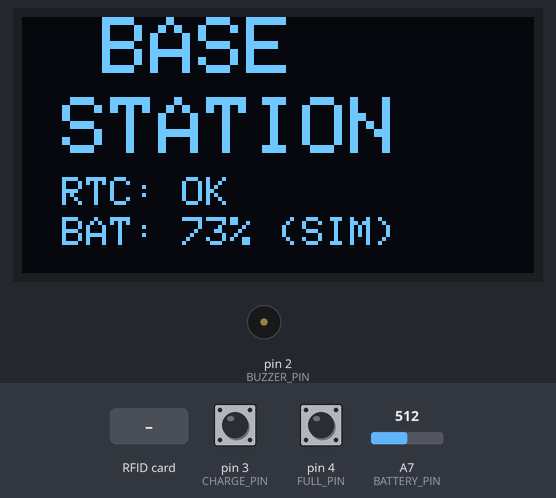
The sketch below on a simulated Arduino Nano, built with avr-gcc and run on an emulated ATmega328P. Shown: 128×64 one-colour display, buzzer (waves = sounding). The inputs (shaded band) are chosen by the test bench; at power-on: pin 3 (CHARGE_PIN) HIGH, pin 4 (FULL_PIN) HIGH, A7 (BATTERY_PIN) = 512. The local clock reads 2024-03-15 10:24:30 at power-on unless the sketch sets it; what the sketch prints to the serial monitor is not drawn.

Above: at 1.5 s.
1.6 s: RFID card 5E 7A 19 C4 held to the reader
At 1.92 s:
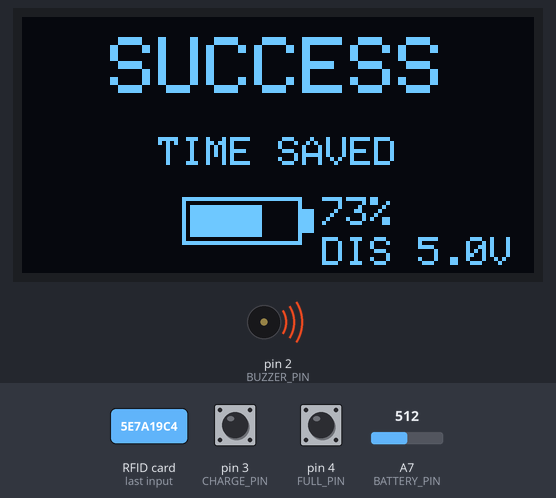
At 3.1 s:
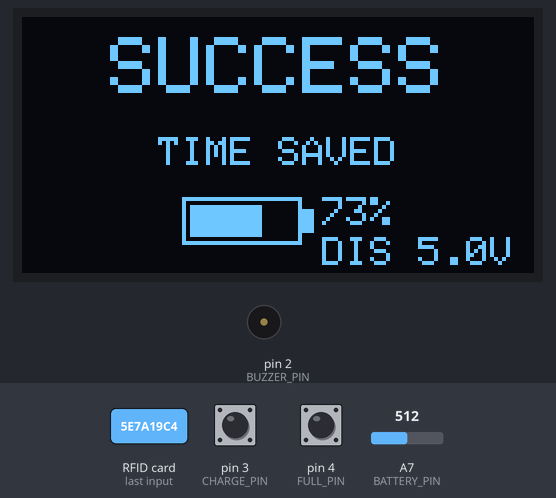
3.4 s: RFID card 5E 7A 19 C4 held to the reader
At 6.9 s:
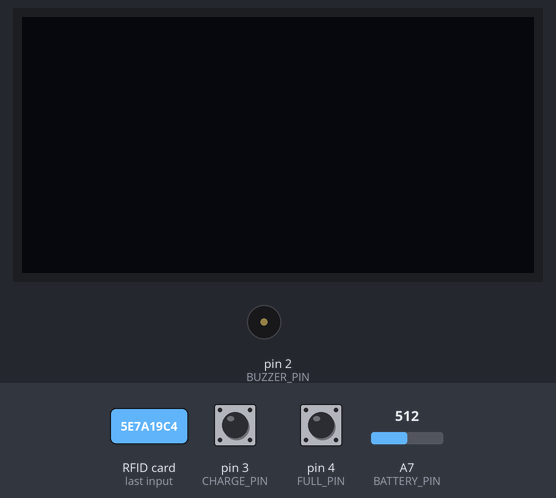
Timing chart, 0 to 8.4 s (numbered marks = the images above; inputs shaded):
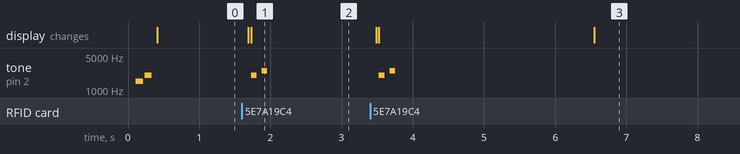

Measured:
- after the input at 1.6 s, tone on pin 2 (BUZZER_PIN): silent → 2000 Hz after 0.13 s, → silent 0.08 s later, → 2500 Hz 0.07 s later, → silent 0.08 s later; the display: first changes after 0.09 s (image 1 shows a later state)
- after the input at 3.4 s, tone on pin 2 (BUZZER_PIN): silent → 2000 Hz after 0.12 s, → silent 0.08 s later, → 2500 Hz 0.07 s later, → silent 0.08 s later; the display: first changes after 0.09 s (image 3 shows a later state)

The sketch:

base_station.ino
```cpp
#include <SPI.h>
#include <MFRC522.h>
#include <Wire.h>
#include <Adafruit_GFX.h>
#include <Adafruit_SSD1306.h>
#include <RTClib.h>

// Пины для Arduino Nano
#define RST_PIN 9
#define SS_PIN 10
#define BUZZER_PIN 2
#define BATTERY_PIN A7      // Пин для измерения напряжения аккумулятора
#define CHARGE_PIN 3        // Пин для определения статуса зарядки
#define FULL_PIN 4          // Пин для определения полной зарядки

// Объекты компонентов
MFRC522 mfrc522(SS_PIN, RST_PIN);
MFRC522::MIFARE_Key key;
RTC_DS3231 rtc;
Adafruit_SSD1306 display(128, 64, &Wire, -1);

struct Timestamp {
  uint32_t data;
  byte checksum;
};

// Переменные для управления
bool rtcAvailable = false;
unsigned long lastTagTime = 0;
unsigned long displayOffTime = 0;
const unsigned long TAG_COOLDOWN = 500;
const unsigned long DISPLAY_TIMEOUT = 3000;
bool displayOn = false;
bool tagProcessed = false;

// Переменные для имитации разряда батареи
float simulatedBatteryPercent = 73.0;  // Начинаем с 100%
unsigned long lastBatteryUpdate = 0;
const unsigned long BATTERY_UPDATE_INTERVAL = 3600000;  // 1 час в миллисекундах (1000*60*60)
const float BATTERY_DISCHARGE_RATE = 3.0;  // 2% в час

// Калибровка батареи
const float REF_VOLTAGE = 5.0;
const float R1 = 10000.0;
const float R2 = 10000.0;
const float VOLTAGE_DIVIDER = R2 / (R1 + R2);
const float MAX_BATTERY_VOLTAGE = 4.2;
const float MIN_BATTERY_VOLTAGE = 3.2;

void setup() {
  Serial.begin(115200);

  // Инициализация пина пищалки
  pinMode(BUZZER_PIN, OUTPUT);
  digitalWrite(BUZZER_PIN, LOW);

  // Настройка пина батареи
  pinMode(BATTERY_PIN, INPUT);

  // Настройка пинов статуса зарядки
  pinMode(CHARGE_PIN, INPUT_PULLUP);
  pinMode(FULL_PIN, INPUT_PULLUP);

  // Инициализация дисплея
  if(!display.begin(SSD1306_SWITCHCAPVCC, 0x3C)) {
    if(!display.begin(SSD1306_SWITCHCAPVCC, 0x3D)) {
      Serial.println(F("Display not found!"));
    }
  }

  display.clearDisplay();
  display.display();
  displayOn = false;

  // Инициализация RTC
  if(!rtc.begin()) {
    rtcAvailable = false;
  } else {
    rtcAvailable = true;
    if (rtc.lostPower()) {
      rtc.adjust(DateTime(F(__DATE__), F(__TIME__)));
    }
  }

  // Инициализация RFID
  SPI.begin();
  mfrc522.PCD_Init();
  delay(4);

  for (byte i = 0; i < 6; i++) {
    key.keyByte[i] = 0xFF;
  }

  // Тестовый звук при запуске
  playStartupSound();

  // Инициализация времени для батареи
  lastBatteryUpdate = millis();

  // Показываем стартовый экран на 2 секунды
  showStartupScreen();
  displayOn = true;
  displayOffTime = millis() + 4000;

  Serial.println(F("System ready"));
  Serial.println(F("Waiting for tags..."));
}

void loop() {
  // Обновляем состояние батареи (имитация разряда)
  updateBatterySimulation();

  // Проверяем, нужно ли выключить экран
  if (displayOn && millis() >= displayOffTime) {
    display.clearDisplay();
    display.display();
    displayOn = false;
  }

  // Проверяем таймаут между метками
  if (tagProcessed && (millis() - lastTagTime < TAG_COOLDOWN)) {
    delay(50);
    return;
  }
  tagProcessed = false;

  // Проверяем наличие метки
  if (!mfrc522.PICC_IsNewCardPresent()) {
    delay(50);
    return;
  }

  // Пытаемся прочитать метку
  if (!mfrc522.PICC_ReadCardSerial()) {
    delay(50);
    return;
  }

  // Метка обнаружена
  lastTagTime = millis();
  tagProcessed = true;

  // Включаем экран
  displayOn = true;
  displayOffTime = millis() + DISPLAY_TIMEOUT;

  showMessage("TAG DETECTED", "PROCESSING...");

  // Выводим UID метки
  Serial.print(F("UID:"));
  for (byte i = 0; i < mfrc522.uid.size; i++) {
    Serial.print(mfrc522.uid.uidByte[i] < 0x10 ? " 0" : " ");
    Serial.print(mfrc522.uid.uidByte[i], HEX);
  }
  Serial.println();

  // Получаем текущее время
  DateTime now;
  if (rtcAvailable) {
    now = rtc.now();
  } else {
    now = DateTime(F(__DATE__), F(__TIME__));
  }

  uint32_t timestamp = now.unixtime();

  // Выводим время в Serial
  Serial.print(F("Time: "));
  printDateTime(now);
  Serial.print(F(" (Unix: "));
  Serial.print(timestamp);
  Serial.println(')');

  // Пытаемся записать время на метку
  bool writeSuccess = false;

  // Проверяем тип карты
  MFRC522::PICC_Type piccType = mfrc522.PICC_GetType(mfrc522.uid.sak);
  if (piccType != MFRC522::PICC_TYPE_MIFARE_MINI &&
      piccType != MFRC522::PICC_TYPE_MIFARE_1K &&
      piccType != MFRC522::PICC_TYPE_MIFARE_4K) {
    Serial.println(F("❌ Unsupported card type!"));
    showMessage("ERROR", "UNSUPPORTED CARD");
    playErrorSound();
  } else {
    // Пытаемся записать
    writeSuccess = writeTimestamp(timestamp);
  }

  // Обработка результата
  if (writeSuccess) {
    Serial.println(F("✅ Time saved to tag"));
    showMessageWithBattery("SUCCESS", "TIME SAVED");
    playSuccessSound();
  } else {
    Serial.println(F("❌ Write error"));
    showMessage("ERROR", "WRITE FAILED");
    playErrorSound();
  }

  // Быстрое завершение работы с меткой
  mfrc522.PICC_HaltA();
  mfrc522.PCD_StopCrypto1();

  // Короткая пауза перед возвратом к ожиданию
  delay(200);
}

// Функция имитации разряда батареи
void updateBatterySimulation() {
  unsigned long currentTime = millis();

  // Проверяем, прошел ли час (3600000 мс)
  if (currentTime - lastBatteryUpdate >= BATTERY_UPDATE_INTERVAL) {
    // Уменьшаем заряд на 2%
    simulatedBatteryPercent -= BATTERY_DISCHARGE_RATE;

    // Не даем упасть ниже 0%
    if (simulatedBatteryPercent < 0) {
      simulatedBatteryPercent = 0;
    }

    // Обновляем время последнего изменения
    lastBatteryUpdate = currentTime;

    // Выводим информацию в Serial для отладки
    Serial.print(F("Battery update: "));
    Serial.print(simulatedBatteryPercent);
    Serial.println(F("%"));
  }
}

// Функция измерения напряжения аккумулятора
float readBatteryVoltage() {
  int sensorValue = analogRead(BATTERY_PIN);
  float voltage = sensorValue * (REF_VOLTAGE / 1023.0);
  voltage = voltage / VOLTAGE_DIVIDER;
  return voltage;
}

// Функция расчета уровня заряда в процентах (на основе напряжения)
int getRealBatteryPercent() {
  float voltage = readBatteryVoltage();

  if (voltage >= MAX_BATTERY_VOLTAGE) {
    return 100;
  } else if (voltage <= MIN_BATTERY_VOLTAGE) {
    return 0;
  }

  int percent = (voltage - MIN_BATTERY_VOLTAGE) * 100 / (MAX_BATTERY_VOLTAGE - MIN_BATTERY_VOLTAGE);
  return percent;
}

// Функция получения имитированного заряда батареи
int getSimulatedBatteryPercent() {
  return (int)simulatedBatteryPercent;
}

// Функция определения статуса зарядки
int getChargingStatus() {
  // 0 = не заряжается
  // 1 = идет зарядка
  // 2 = зарядка завершена

  if (digitalRead(FULL_PIN) == LOW) {
    return 2;
  }

  if (digitalRead(CHARGE_PIN) == LOW) {
    return 1;
  }

  return 0;
}

// Функция получения отображаемого процента батареи
int getDisplayBatteryPercent() {
  int chargingStatus = getChargingStatus();

  // Если идет зарядка или батарея полная, используем реальный процент
  if (chargingStatus == 1 || chargingStatus == 2) {
    return getRealBatteryPercent();
  }

  // В остальных случаях используем имитированный процент
  // Но не даем ему быть выше реального (для реалистичности)
  int realPercent = getRealBatteryPercent();
  int simulatedPercent = getSimulatedBatteryPercent();

  if (simulatedPercent < realPercent) {
    return simulatedPercent;
  } else {
    return realPercent;
  }
}

// Функция записи времени на метку
bool writeTimestamp(uint32_t timestamp) {
  byte blockAddr = 4;

  Timestamp newTs;
  newTs.data = timestamp;
  newTs.checksum = calculateChecksum(timestamp);

  return writeBlock(blockAddr, newTs);
}

Timestamp readBlock(byte blockAddr) {
  Timestamp result;
  result.data = 0xFFFFFFFF;

  MFRC522::StatusCode status;
  byte buffer[18];
  byte size = sizeof(buffer);

  status = mfrc522.PCD_Authenticate(
    MFRC522::PICC_CMD_MF_AUTH_KEY_A,
    blockAddr, &key, &(mfrc522.uid)
  );

  if (status != MFRC522::STATUS_OK) {
    return result;
  }

  status = mfrc522.MIFARE_Read(blockAddr, buffer, &size);
  if (status != MFRC522::STATUS_OK) {
    return result;
  }

  result.data = (uint32_t)buffer[0] << 24 |
                (uint32_t)buffer[1] << 16 |
                (uint32_t)buffer[2] << 8 |
                buffer[3];
  result.checksum = buffer[4];

  return result;
}

bool writeBlock(byte blockAddr, Timestamp ts) {
  MFRC522::StatusCode status;
  byte buffer[16] = {0};

  buffer[0] = (ts.data >> 24) & 0xFF;
  buffer[1] = (ts.data >> 16) & 0xFF;
  buffer[2] = (ts.data >> 8) & 0xFF;
  buffer[3] = ts.data & 0xFF;
  buffer[4] = ts.checksum;

  status = mfrc522.PCD_Authenticate(
    MFRC522::PICC_CMD_MF_AUTH_KEY_A,
    blockAddr, &key, &(mfrc522.uid)
  );

  if (status != MFRC522::STATUS_OK) {
    return false;
  }

  status = mfrc522.MIFARE_Write(blockAddr, buffer, 16);
  return status == MFRC522::STATUS_OK;
}

byte calculateChecksum(uint32_t data) {
  byte checksum = 0;
  for (byte i = 0; i < 4; i++) {
    checksum ^= (data >> (i * 8)) & 0xFF;
  }
  return checksum;
}

// Функция отображения двухстрочного сообщения
void showMessage(const char* line1, const char* line2) {
  if (!displayOn) {
    display.clearDisplay();
    display.display();
  }

  display.clearDisplay();
  display.setTextSize(2);
  display.setTextColor(SSD1306_WHITE);

  int16_t x1 = (128 - strlen(line1) * 12) / 2;
  if (x1 < 0) x1 = 0;
  display.setCursor(x1, 10);
  display.println(line1);

  display.setTextSize(1);
  int16_t x2 = (128 - strlen(line2) * 6) / 2;
  if (x2 < 0) x2 = 0;
  display.setCursor(x2, 40);
  display.println(line2);

  display.display();
}

// Функция отображения сообщения с индикатором батареи
void showMessageWithBattery(const char* line1, const char* line2) {
  if (!displayOn) {
    display.clearDisplay();
    display.display();
  }

  display.clearDisplay();
  display.setTextSize(2);
  display.setTextColor(SSD1306_WHITE);

  int16_t x1 = (128 - strlen(line1) * 12) / 2;
  if (x1 < 0) x1 = 0;
  display.setCursor(x1, 5);
  display.println(line1);

  display.setTextSize(1);
  int16_t x2 = (128 - strlen(line2) * 6) / 2;
  if (x2 < 0) x2 = 0;
  display.setCursor(x2, 30);
  display.println(line2);

  // Индикатор батареи и статус зарядки
  int displayPercent = getDisplayBatteryPercent();
  float voltage = readBatteryVoltage();
  int chargingStatus = getChargingStatus();

  // Рисуем иконку батареи
  drawBatteryIcon(40, 45, displayPercent, chargingStatus);

  // Текстовый индикатор
  display.setCursor(75, 45);
  display.print(displayPercent);
  display.print("%");

  display.setCursor(75, 55);
  if (chargingStatus == 1) {
    display.print("CHRG ");
    display.print(voltage, 1);
    display.print("V");
  } else if (chargingStatus == 2) {
    display.print("FULL ");
    display.print(voltage, 1);
    display.print("V");
  } else {
    // Показываем статус разряда
    display.print("DIS ");
    display.print(voltage, 1);
    display.print("V");
  }

  display.display();
}

// Функция рисования иконки батареи с индикацией зарядки
void drawBatteryIcon(int x, int y, int percent, int chargingStatus) {
  // Контур батареи
  display.drawRect(x, y, 30, 12, SSD1306_WHITE);

  // Положительный контакт
  display.fillRect(x + 30, y + 3, 3, 6, SSD1306_WHITE);

  // Уровень заряда
  int fillWidth = map(percent, 0, 100, 0, 26);
  display.fillRect(x + 2, y + 2, fillWidth, 8, SSD1306_WHITE);

  // Индикация зарядки
  if (chargingStatus == 1) {
    // Рисуем молнию (символ зарядки)
    display.setCursor(x + 12, y + 2);
    display.setTextSize(1);
    display.print("+");
  } else if (chargingStatus == 2) {
    // Полная зарядка - галочка
    display.setCursor(x + 12, y + 2);
    display.setTextSize(1);
    display.print("✓");
  }
}

// Функция отображения стартового экрана
void showStartupScreen() {
  display.clearDisplay();
  display.setTextSize(2);
  display.setTextColor(SSD1306_WHITE);

  display.setCursor(20, 0);
  display.println(F("BASE"));
  display.setCursor(10, 20);
  display.println(F("STATION"));

  display.setTextSize(1);
  display.setCursor(10, 40);
  display.print(F("RTC: "));
  if (rtcAvailable) {
    display.println(F("OK"));
  } else {
    display.println(F("NO"));
  }

  display.setCursor(10, 50);
  int chargingStatus = getChargingStatus();
  int batteryPercent = getDisplayBatteryPercent();

  if (chargingStatus == 1) {
    display.println(F("BAT: CHARGING"));
  } else if (chargingStatus == 2) {
    display.println(F("BAT: FULL"));
  } else {
    display.print(F("BAT: "));
    display.print(batteryPercent);
    display.println(F("% (SIM)"));
  }

  display.display();
}

void printDateTime(DateTime dt) {
  Serial.print(dt.year(), DEC);
  Serial.print('/');
  Serial.print(dt.month(), DEC);
  Serial.print('/');
  Serial.print(dt.day(), DEC);
  Serial.print(' ');
  Serial.print(dt.hour(), DEC);
  Serial.print(':');
  Serial.print(dt.minute(), DEC);
  Serial.print(':');
  Serial.print(dt.second(), DEC);
  Serial.println();
}

// Функции звука
void playStartupSound() {
  tone(BUZZER_PIN, 1500, 100);
  delay(120);
  tone(BUZZER_PIN, 2000, 100);
  delay(120);
  noTone(BUZZER_PIN);
}

void playSuccessSound() {
  tone(BUZZER_PIN, 2000, 80);
  delay(100);
  noTone(BUZZER_PIN);
  delay(50);
  tone(BUZZER_PIN, 2500, 80);
  delay(100);
  noTone(BUZZER_PIN);
}

void playErrorSound() {
  tone(BUZZER_PIN, 400, 200);
  delay(250);
  noTone(BUZZER_PIN);
}
```
